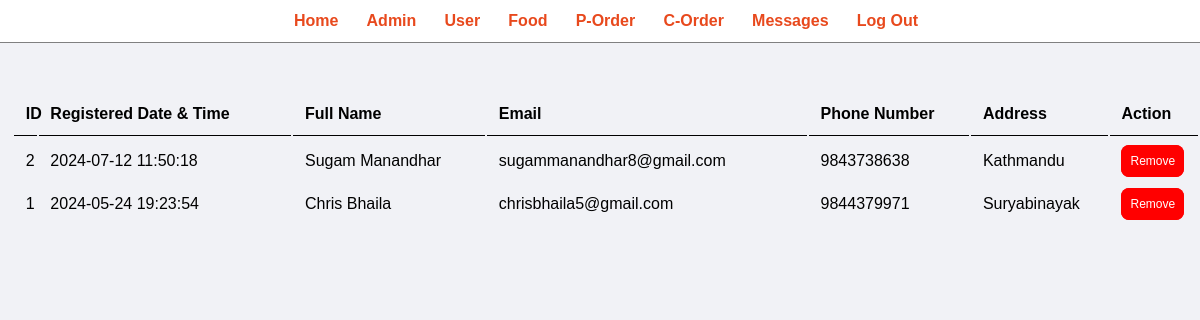
The page /admin/manage-user.php (signed in) on the database its author committed.
### tables this page shows
CREATE TABLE `user_info` (
  `ID` int(11) NOT NULL,
  `Email` varchar(255) NOT NULL,
  `Password` varchar(255) NOT NULL,
  `Name` char(20) NOT NULL,
  `phone_number` bigint(10) NOT NULL,
  `Address` char(255) NOT NULL,
  `reg_date` timestamp NOT NULL DEFAULT current_timestamp()
);

### admin/manage-user.php (the view, shortened to what this page needs)
<?php include('partials/menu.php'); ?>
<!DOCTYPE html>
<html lang="en">
<head>
    <link rel="stylesheet" href="admin.css">
</head>
<body>
    <div class = "main-content">
        <div class="wrapper">
            <table class = "tbl-full">
                <tr>
                    <th>ID</th>
                    <th>Registered Date & Time</th>
                    <th>Full Name</th>
                    <th>Email</th>
                    <th>Phone Number</th>
                    <th>Address</th>
                    <th>Action</th>
                </tr>
                <tr>
                    <?php
                    include("../dbconn.php");
                    $select_user = mysqli_query($conn, "SELECT * FROM `user_info` ORDER BY reg_date DESC") or die('Query failed.');
                    if(mysqli_num_rows($select_user) > 0)
                    {
                        while($fetch_user = mysqli_fetch_assoc($select_user))
                        {
                            ?>
                            <tr>
                                <td><?php echo $fetch_user['ID']?></td>
                                <td><?php echo $fetch_user['reg_date']?></td>
                                <td><?php echo $fetch_user['Name']?></td>
                                <td><?php echo $fetch_user['Email']?></td>
                                <td><?php echo $fetch_user['phone_number']?></td>
                                <td><?php echo $fetch_user['Address']?></td>
                                <td><form><a href="manage-user.php?remove=<?php echo $fetch_user['ID']?>" class="delete-btn"
                                onclick="return confirm('Are you sure you want to remove this user?');">Remove</a>
                            </form></td>
                        </tr>
                        <?php
                        }
                    }
                    ?>
                </table>
            </div>
        </div>
    </body>
    </html>

### admin/admin.css (style rules this page uses)
* { margin: 0 0; padding: 0 0; font-family: 'Trebuchet MS', 'Lucida Sans Unicode', 'Lucida Grande', 'Lucida Sans', Arial, sans-serif; }
.wrapper { padding: 1%; width: 99%; margin: 0 auto; }
.tbl-full { width: 100%; }
.tbl-full a { color: black; }
table tr th { border-bottom: 1px solid black; padding: 1%; text-align: left; }
table tr td { padding: 1%; }
.main-content { background-color: #f1f2f6; padding: 3% 0; }

### admin/partials/menu.php (style rules this page uses)
* { margin: 0 0; padding: 0 0; font-family: 'Trebuchet MS', 'Lucida Sans Unicode', 'Lucida Grande', 'Lucida Sans', Arial, sans-serif; }
.wrapper { padding: 1%; width: 99%; margin: 0 auto; }

### admin/manage-user.php (style rules this page uses)
body { background-color: #f1f2f6; }
.tbl-full .delete-btn { padding: 8px; font-size: 12px; text-align: center; text-decoration: none; color: white; background-color: red; cursor: pointer; transition: 0.3s ease-in; border-radius: 8px; border: 1px solid red; }

### rows shown on the page
user_info: ID "2", reg_date "2024-07-12 11:50:18", Name "Sugam Manandhar", Email "sugammanandhar8@gmail.com", phone_number "9843738638", Address "Kathmandu"
user_info: ID "1", reg_date "2024-05-24 19:23:54", Name "Chris Bhaila", Email "chrisbhaila5@gmail.com", phone_number "9844379971", Address "Suryabinayak"
